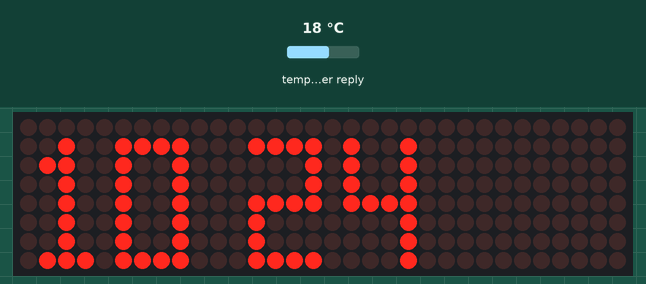
The sketch below on a simulated ESP32. Parts: 32×8 LED matrix. The test bench sets the inputs (shaded band); at power-on: temperature in the weather reply 18 °C. WiFi joins after 1.5 s; servers stay silent unless stated; the local clock reads 2024-03-15 10:24:30 at power-on unless the sketch sets it; web services answer with replies made up by the test bench.

Above: at 1.8 s.
At 16.8 s:
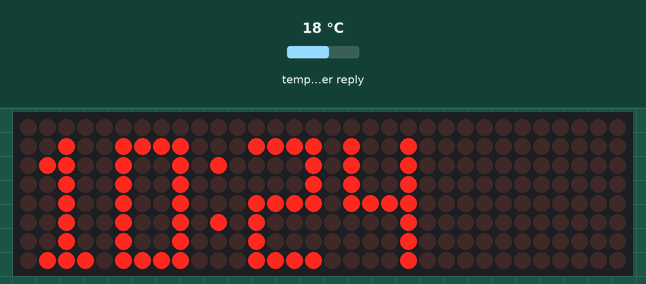
At 33.8 s:
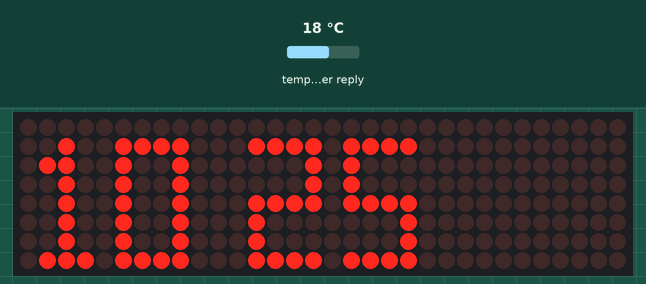
At 64.8 s:
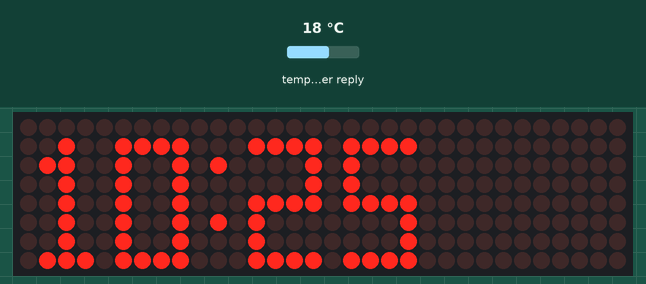
At 95.8 s:
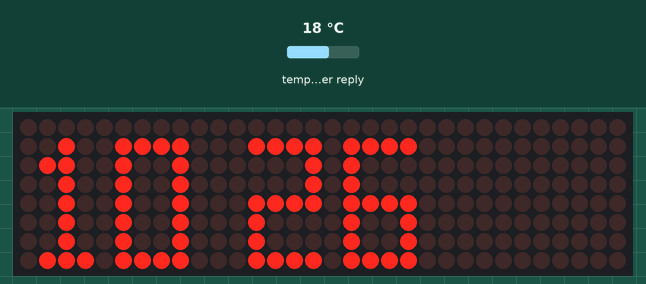
At 128.8 s:
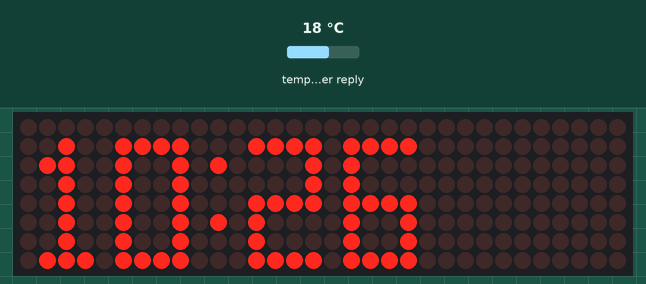

The sketch:

src.ino
```cpp
#include <WiFi.h>
#include <HTTPClient.h>
#include <ArduinoJson.h>
#include <time.h>
#include <MD_Parola.h>
#include <SPI.h>
#include "Font_Data.h"

/*
PIN PHYSICAL LINKING (ESP32 -> MAX7219):

VIN -> VCC
GND -> GND
D19 -> DIN
D5 -> CS
D18 -> CLK

*/

#define HARDWARE_TYPE MD_MAX72XX::FC16_HW
#define MAX_DEVICES 4

#define CLK_PIN   18 // or SCK
#define DATA_PIN  19 // or MOSI
#define CS_PIN    5  // or SS

#define SPEED_TIME  75
#define PAUSE_TIME  0
#define MAX_MESG  20

#define NTP0 "0.ch.pool.ntp.org"
#define NTP1 "1.ch.pool.ntp.org"

//Found this reference on setting TZ: http://www.gnu.org/software/libc/manual/html_node/TZ-Variable.html

#define TZ "CET-1CEST,M3.5.0/2,M10.5.0/3" //Italian time (change according to your country)


// Display configuration
MD_Parola P = MD_Parola(HARDWARE_TYPE, DATA_PIN, CLK_PIN, CS_PIN, MAX_DEVICES);

// WiFi credentials
char* ssid = "YOUR_WIFI_SSID";
char* password = "YOUR_WIFI_PASSW";

//Api key to be taken anywhere (I used OpenWeatherMap, created an account freely and used my api key)
const char* weatherApiKey = "YOUR_API_KEY";
const char* weatherApiUrl = "http://api.openweathermap.org/data/2.5/weather?q=Rome,IT&appid=YOUR_API_KEY&units=metric";

// Global variables
int brightness = 0; // LED light intesity (from 0 to 15)
uint16_t  h, m, s;
char szTime[9];    // mm:ss\0
char weatherDescription[21] = "";
float temperature = 0.0; // Temperature in Celsius degrees
unsigned long lastWeatherUpdate = 0;
int weatherIcon = 0; // Set as Clear as default
bool showTemperature = false; // Alternate betwwen meteo icon and temperature
bool toggleWeatherIcon = false; // Switch between main and alternative icon
bool toggleTemperature = false; // Switch between main and alternative icon


//get the current local time (according to what is passed in psz)
void getTime(char *psz, bool f = true) {
    time_t now = time(nullptr);
    struct tm* p_tm = localtime(&now);
    h = p_tm->tm_hour;
    m = p_tm->tm_min;
    sprintf(psz, "%02d%c%02d", h, (f ? ':' : ' '), m);
}

void getTimentp()
{
  //Get the local time accordingly to local time zone (I used Italian but if you want to change it just modify TZ, NTP0 and NTP1 according to you country)
  configTzTime(TZ, NTP0, NTP1, NULL);
  while(!time(nullptr)){
        delay(100);
  }
}

void fetchWeather() {
  if (WiFi.status() == WL_CONNECTED) {
    HTTPClient http;
    http.begin(weatherApiUrl);
    int httpResponseCode = http.GET();
    if (httpResponseCode == 200) {
      String payload = http.getString();
      StaticJsonDocument<1024> doc;
      deserializeJson(doc, payload);

      String description = doc["weather"][0]["main"].as<String>();
      description.toCharArray(weatherDescription, 21);
      temperature = doc["main"]["temp"].as<float>();

      //Set the meteo char code
      int weatherChar = 1; // Default on Clear
      if (description.equalsIgnoreCase("Clear")) {
        weatherChar = 1; // Clear
      } else if (description.equalsIgnoreCase("Rain") || description.equalsIgnoreCase("Drizzle")) {
        weatherChar = 2; // Rain
      } else if (description.equalsIgnoreCase("Clouds")) {
        weatherChar = 3; // Clouds
      } else if (description.equalsIgnoreCase("Snow")) {
        weatherChar = 4; // Snow
      } else if (description.equalsIgnoreCase("Thunderstorm")) {
        weatherChar = 5; // Thunderstorm
      } else if (description.equalsIgnoreCase("Mist") || description.equalsIgnoreCase("Fog") || description.equalsIgnoreCase("Haze") || description.equalsIgnoreCase("Sand") ||
                description.equalsIgnoreCase("Squall") || description.equalsIgnoreCase("Ash") || description.equalsIgnoreCase("Tornado") || description.equalsIgnoreCase("Dust") ||
                description.equalsIgnoreCase("Smoke")) {
        weatherChar = 6; // Atmosphere (mostly Mist or Fog)
      }
      //record in weatherIcon the icon to be used as index char in "meteo" custom font
      weatherIcon = weatherChar;
    }
    http.end();
  }
}


void setup(void) {
  Serial.begin(115200);
  WiFi.begin(ssid, password);
  while (WiFi.status() != WL_CONNECTED) {
      delay(100);
  }
  WiFi.mode(WIFI_STA);
  getTimentp();

  P.begin(3);

  P.setZone(0, 0, 0);
  P.setZone(1, 1, 3);

  P.setFont(0, meteo);
  P.setFont(1, timeFont);

  P.setIntensity(brightness);

  P.displayZoneText(1, szTime, PA_LEFT, SPEED_TIME, PAUSE_TIME, PA_PRINT, PA_NO_EFFECT);

  fetchWeather();
  lastWeatherUpdate = millis();
  getTime(szTime);
}

void loop(void) {
  static uint32_t lastTime = 0;
  static uint32_t lastToggleTime = 0;
  static uint32_t lastIconToggleTime = 0;
  static uint32_t lastTempToggleTime = 0;
  static bool flasher = false;

  P.displayAnimate();

  //Time update every second
  if (millis() - lastTime >= 1000) {
    lastTime = millis();
    getTime(szTime, flasher);
    flasher = !flasher;
    P.displayReset(0);
    P.displayReset(1);
  }

  //Meteo and temperature update every 15 min
  if (millis() - lastWeatherUpdate >= 900000) {
    fetchWeather();
    lastWeatherUpdate = millis();
    P.displayReset(0);
  }

  // Switch between meteo icon and temperature every 5 seconds
  if (millis() - lastToggleTime >= 5000) {
    lastToggleTime = millis();
    showTemperature = !showTemperature;
    P.displayReset(0);
  }

  //Update variable for meteo and temperature animation
  if (!showTemperature) {
        if (millis() - lastIconToggleTime >= 1000) {
            lastIconToggleTime = millis();
            toggleWeatherIcon = !toggleWeatherIcon;
        }
  }else {
    if (millis() - lastTempToggleTime >= 1000) {
            lastTempToggleTime = millis();
            toggleTemperature = !toggleTemperature;
        }
  }

  // Show meteo icon or temperature
  if (showTemperature) {
    if (toggleTemperature) {
      // Show numeric value of temperature
      char tempStr[6];
      int tempInt = (int)temperature;

      snprintf(tempStr, sizeof(tempStr), "%dC", tempInt);
      P.displayZoneText(0, tempStr, PA_CENTER, SPEED_TIME, 0, PA_PRINT, PA_NO_EFFECT);
    } else {
      // Show char at index 7 of meteo font
      char tempIconChar[2] = {(char)7, '\0'};
      P.displayZoneText(0, tempIconChar, PA_CENTER, SPEED_TIME, 0, PA_PRINT, PA_NO_EFFECT);
    }
  } else {
        int iconToDisplay = toggleWeatherIcon ? weatherIcon : (weatherIcon + 21);
        char iconChar[2] = {(char)iconToDisplay, '\0'};
        P.displayZoneText(0, iconChar, PA_CENTER, SPEED_TIME, 0, PA_PRINT, PA_NO_EFFECT);
    }

}
```

Font_Data.h
```cpp
// Data file for user example user defined fonts
#ifndef FONTDATA_H
#define FONTDATA_H

MD_MAX72XX::fontType_t timeFont[] PROGMEM =
{
	0, 	// 0
	0, 	// 1
	0, 	// 2
	0, 	// 3
	0, 	// 4
	0, 	// 5
	0, 	// 6
	0, 	// 7
	0, 	// 8
	0, 	// 9
	0, 	// 10
	0, 	// 11
	0, 	// 12
	0, 	// 13
	0, 	// 14
	0, 	// 15
	0, 	// 16
	0, 	// 17
	0, 	// 18
	0, 	// 19
	0, 	// 20
	0, 	// 21
	0, 	// 22
	0, 	// 23
	0, 	// 24
	0, 	// 25
	0, 	// 26
	0, 	// 27
	0, 	// 28
	0, 	// 29
	0, 	// 30
	0, 	// 31
	1, 0, 	// 32
	0, 	// 33
	0, 	// 34
	0, 	// 35
	0, 	// 36
	0, 	// 37
	0, 	// 38
	0, 	// 39
	0, 	// 40
	0, 	// 41
	0, 	// 42
	0, 	// 43
	0, 	// 44
	0, 	// 45
	0, 	// 46
	0, 	// 47
	4, 254, 130, 130, 254, 	// 48
	4, 0, 132, 254, 128, 	// 49
	4, 242, 146, 146, 158, 	// 50
	4, 146, 146, 146, 254, 	// 51
	4, 30, 16, 16, 254, 	// 52
	4, 158, 146, 146, 242, 	// 53
	4, 254, 146, 146, 242, 	// 54
	4, 2, 2, 2, 254, 	// 55
	4, 254, 146, 146, 254, 	// 56
	4, 158, 146, 146, 254, 	// 57
	1, 36, 	// 58
	0, 	// 59
	0, 	// 60
	0, 	// 61
	0, 	// 62
	0, 	// 63
	0, 	// 64
	0, 	// 65
	0, 	// 66
	0, 	// 67
	0, 	// 68
	0, 	// 69
	0, 	// 70
	0, 	// 71
	0, 	// 72
	0, 	// 73
	0, 	// 74
	0, 	// 75
	0, 	// 76
	0, 	// 77
	0, 	// 78
	0, 	// 79
	0, 	// 80
	0, 	// 81
	0, 	// 82
	0, 	// 83
	0, 	// 84
	0, 	// 85
	0, 	// 86
	0, 	// 87
	0, 	// 88
	0, 	// 89
	0, 	// 90
	0, 	// 91
	0, 	// 92
	0, 	// 93
	0, 	// 94
	0, 	// 95
	0, 	// 96
	0, 	// 97
	0, 	// 98
	0, 	// 99
	0, 	// 100
	0, 	// 101
	0, 	// 102
	0, 	// 103
	0, 	// 104
	0, 	// 105
	0, 	// 106
	0, 	// 107
	0, 	// 108
	0, 	// 109
	0, 	// 110
	0, 	// 111
	0, 	// 112
	0, 	// 113
	0, 	// 114
	0, 	// 115
	0, 	// 116
	0, 	// 117
	0, 	// 118
	0, 	// 119
	0, 	// 120
	0, 	// 121
	0, 	// 122
	0, 	// 123
	0, 	// 124
	0, 	// 125
	0, 	// 126
	0, 	// 127
	0, 	// 128
	0, 	// 129
	0, 	// 130
	0, 	// 131
	0, 	// 132
	0, 	// 133
	0, 	// 134
	0, 	// 135
	0, 	// 136
	0, 	// 137
	0, 	// 138
	0, 	// 139
	0, 	// 140
	0, 	// 141
	0, 	// 142
	0, 	// 143
	0, 	// 144
	0, 	// 145
	0, 	// 146
	0, 	// 147
	0, 	// 148
	0, 	// 149
	0, 	// 150
	0, 	// 151
	0, 	// 152
	0, 	// 153
	0, 	// 154
	0, 	// 155
	0, 	// 156
	0, 	// 157
	0, 	// 158
	0, 	// 159
	0, 	// 160
	0, 	// 161
	0, 	// 162
	0, 	// 163
	0, 	// 164
	0, 	// 165
	0, 	// 166
	0, 	// 167
	0, 	// 168
	0, 	// 169
	0, 	// 170
	0, 	// 171
	0, 	// 172
	0, 	// 173
	0, 	// 174
	0, 	// 175
	0, 	// 176
	0, 	// 177
	0, 	// 178
	0, 	// 179
	0, 	// 180
	0, 	// 181
	0, 	// 182
	0, 	// 183
	0, 	// 184
	0, 	// 185
	0, 	// 186
	0, 	// 187
	0, 	// 188
	0, 	// 189
	0, 	// 190
	0, 	// 191
	0, 	// 192
	0, 	// 193
	0, 	// 194
	0, 	// 195
	0, 	// 196
	0, 	// 197
	0, 	// 198
	0, 	// 199
	0, 	// 200
	0, 	// 201
	0, 	// 202
	0, 	// 203
	0, 	// 204
	0, 	// 205
	0, 	// 206
	0, 	// 207
	0, 	// 208
	0, 	// 209
	0, 	// 210
	0, 	// 211
	0, 	// 212
	0, 	// 213
	0, 	// 214
	0, 	// 215
	0, 	// 216
	0, 	// 217
	0, 	// 218
	0, 	// 219
	0, 	// 220
	0, 	// 221
	0, 	// 222
	0, 	// 223
	0, 	// 224
	0, 	// 225
	0, 	// 226
	0, 	// 227
	0, 	// 228
	0, 	// 229
	0, 	// 230
	0, 	// 231
	0, 	// 232
	0, 	// 233
	0, 	// 234
	0, 	// 235
	0, 	// 236
	0, 	// 237
	0, 	// 238
	0, 	// 239
	0, 	// 240
	0, 	// 241
	0, 	// 242
	0, 	// 243
	0, 	// 244
	0, 	// 245
	0, 	// 246
	0, 	// 247
	0, 	// 248
	0, 	// 249
	0, 	// 250
	0, 	// 251
	0, 	// 252
	0, 	// 253
	0, 	// 254
	0, 	// 255
};

MD_MAX72XX::fontType_t meteo[] PROGMEM =
{
  0, 	// 0
	8, 24, 126, 126, 255, 255, 126, 126, 24, 	// 1
	8, 100, 6, 55, 7, 7, 103, 6, 52, 	// 2
	8, 2, 7, 7, 39, 114, 112, 112, 32, 	// 3
	8, 24, 60, 90, 247, 239, 90, 60, 24, 	// 4
	8, 4, 6, 167, 119, 47, 7, 6, 4, 	// 5
	8, 73, 73, 146, 146, 73, 73, 146, 146, 	// 6
	7, 248, 136, 136, 0, 28, 20, 28, 	// 7
	0, 	// 8
	0, 	// 9
	0, 	// 10
	0, 	// 11
	0, 	// 12
	0, 	// 13
	0, 	// 14
	0, 	// 15
	0, 	// 16
	0, 	// 17
	0, 	// 18
	0, 	// 19
	0, 	// 20
  0, 	// 21
	8, 153, 126, 126, 255, 255, 126, 126, 153, 	// 22
	8, 52, 6, 103, 7, 7, 55, 6, 100, 	// 23
	8, 32, 112, 112, 114, 39, 7, 7, 2, 	// 24
	8, 24, 60, 90, 239, 247, 90, 60, 24, 	// 25
	8, 4, 6, 7, 47, 119, 167, 6, 4, 	// 26
	8, 146, 146, 73, 73, 146, 146, 73, 73, 	// 27
	0, 	// 28
	0, 	// 29
	0, 	// 30
	0, 	// 31
	0, 	// 32
	0, 	// 33
	0, 	// 34
	0, 	// 35
	0, 	// 36
	0, 	// 37
	0, 	// 38
	0, 	// 39
	0, 	// 40
	0, 	// 41
	0, 	// 42
	0, 	// 43
	0, 	// 44
	0, 	// 45
	0, 	// 46
	0, 	// 47
	3, 112, 136, 112, 	// 48
	3, 144, 248, 128, 	// 49
	3, 232, 168, 184, 	// 50
	3, 168, 168, 248, 	// 51
	3, 56, 32, 248, 	// 52
	3, 184, 168, 232, 	// 53
	3, 248, 168, 232, 	// 54
	3, 8, 8, 248, 	// 55
	3, 248, 168, 248, 	// 56
	3, 184, 168, 248, 	// 57
	0, 	// 58
	0, 	// 59
	0, 	// 60
	0, 	// 61
	0, 	// 62
	0, 	// 63
	0, 	// 64
	0, 	// 65
	0, 	// 66
	0, 	// 67
	0, 	// 68
	0, 	// 69
	0, 	// 70
	0, 	// 71
	0, 	// 72
	0, 	// 73
	0, 	// 74
	0, 	// 75
	0, 	// 76
	0, 	// 77
	0, 	// 78
	0, 	// 79
	0, 	// 80
	0, 	// 81
	0, 	// 82
	0, 	// 83
	0, 	// 84
	0, 	// 85
	0, 	// 86
	0, 	// 87
	0, 	// 88
	0, 	// 89
	0, 	// 90
	0, 	// 91
	0, 	// 92
	0, 	// 93
	0, 	// 94
	0, 	// 95
	0, 	// 96
	0, 	// 97
	0, 	// 98
	0, 	// 99
	0, 	// 100
	0, 	// 101
	0, 	// 102
	0, 	// 103
	0, 	// 104
	0, 	// 105
	0, 	// 106
	0, 	// 107
	0, 	// 108
	0, 	// 109
	0, 	// 110
	0, 	// 111
	0, 	// 112
	0, 	// 113
	0, 	// 114
	0, 	// 115
	0, 	// 116
	0, 	// 117
	0, 	// 118
	0, 	// 119
	0, 	// 120
	0, 	// 121
	0, 	// 122
	0, 	// 123
	0, 	// 124
	0, 	// 125
	0, 	// 126
	0, 	// 127
	0, 	// 128
	0, 	// 129
	0, 	// 130
	0, 	// 131
	0, 	// 132
	0, 	// 133
	0, 	// 134
	0, 	// 135
	0, 	// 136
	0, 	// 137
	0, 	// 138
	0, 	// 139
	0, 	// 140
	0, 	// 141
	0, 	// 142
	0, 	// 143
	0, 	// 144
	0, 	// 145
	0, 	// 146
	0, 	// 147
	0, 	// 148
	0, 	// 149
	0, 	// 150
	0, 	// 151
	0, 	// 152
	0, 	// 153
	0, 	// 154
	0, 	// 155
	0, 	// 156
	0, 	// 157
	0, 	// 158
	0, 	// 159
	0, 	// 160
	0, 	// 161
	0, 	// 162
	0, 	// 163
	0, 	// 164
	0, 	// 165
	0, 	// 166
	0, 	// 167
	0, 	// 168
	0, 	// 169
	0, 	// 170
	0, 	// 171
	0, 	// 172
	0, 	// 173
	0, 	// 174
	0, 	// 175
	0, 	// 176
	0, 	// 177
	0, 	// 178
	0, 	// 179
	0, 	// 180
	0, 	// 181
	0, 	// 182
	0, 	// 183
	0, 	// 184
	0, 	// 185
	0, 	// 186
	0, 	// 187
	0, 	// 188
	0, 	// 189
	0, 	// 190
	0, 	// 191
	0, 	// 192
	0, 	// 193
	0, 	// 194
	0, 	// 195
	0, 	// 196
	0, 	// 197
	0, 	// 198
	0, 	// 199
	0, 	// 200
	0, 	// 201
	0, 	// 202
	0, 	// 203
	0, 	// 204
	0, 	// 205
	0, 	// 206
	0, 	// 207
	0, 	// 208
	0, 	// 209
	0, 	// 210
	0, 	// 211
	0, 	// 212
	0, 	// 213
	0, 	// 214
	0, 	// 215
	0, 	// 216
	0, 	// 217
	0, 	// 218
	0, 	// 219
	0, 	// 220
	0, 	// 221
	0, 	// 222
	0, 	// 223
	0, 	// 224
	0, 	// 225
	0, 	// 226
	0, 	// 227
	0, 	// 228
	0, 	// 229
	0, 	// 230
	0, 	// 231
	0, 	// 232
	0, 	// 233
	0, 	// 234
	0, 	// 235
	0, 	// 236
	0, 	// 237
	0, 	// 238
	0, 	// 239
	0, 	// 240
	0, 	// 241
	0, 	// 242
	0, 	// 243
	0, 	// 244
	0, 	// 245
	0, 	// 246
	0, 	// 247
	0, 	// 248
	0, 	// 249
	0, 	// 250
	0, 	// 251
	0, 	// 252
	0, 	// 253
	0, 	// 254
	0, 	// 255
};

#endif
```

Measured:
- what the display in image 0 shows lasts 0.9 s, from 1.8 s to 2.7 s
- what the display in image 1 shows lasts 1.0 s, from 16.7 s to 17.7 s
